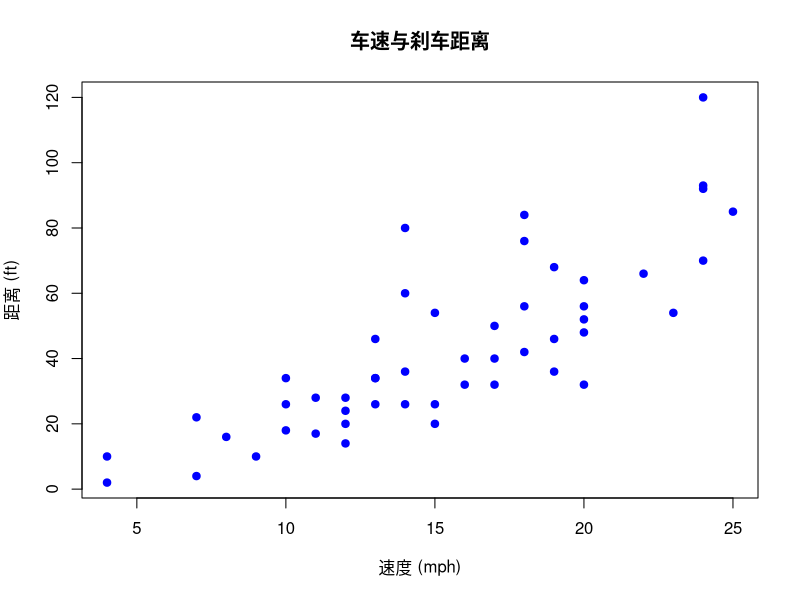
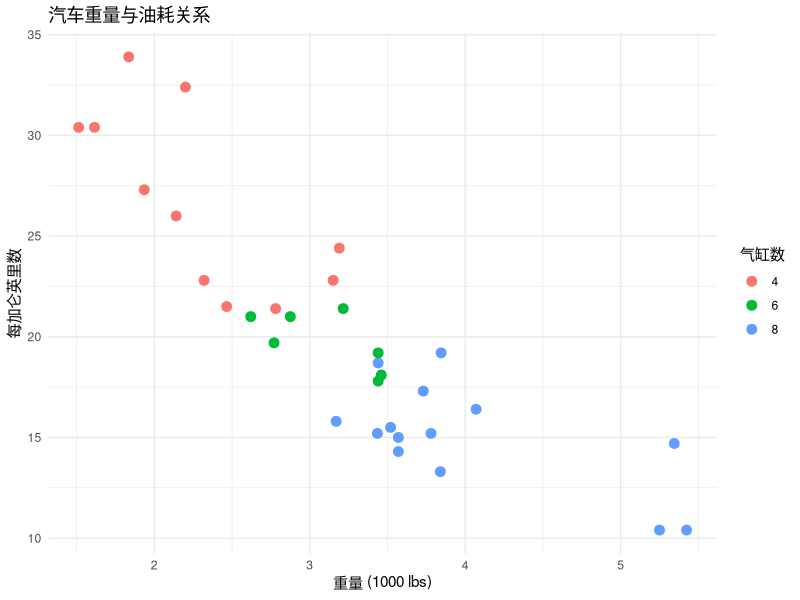
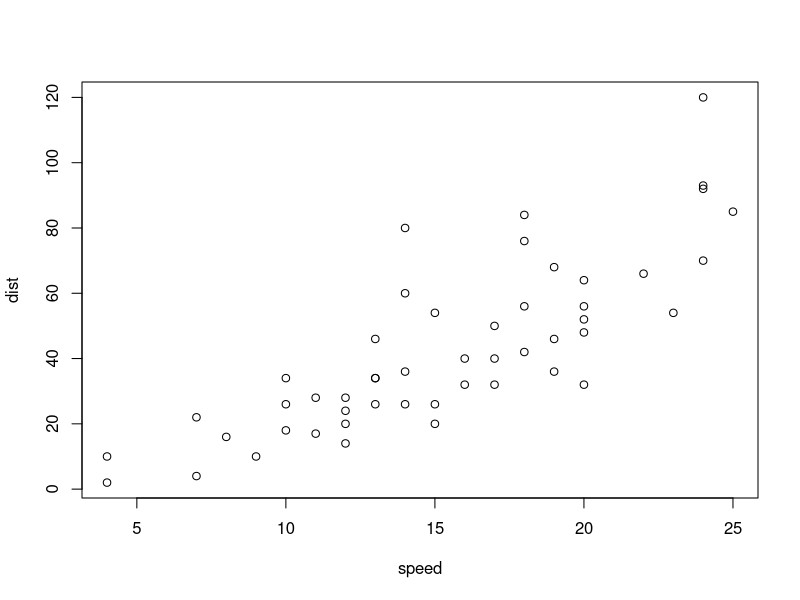

These figures' R source, in order:
## ---- chunk 1
# 这是R代码块
summary(cars)
## ---- chunk 2
summary(cars)
## ---- chunk 3
head(cars, 3)
## ---- chunk 4
plot(cars$speed, cars$dist, 
     main = "车速与刹车距离",
     xlab = "速度 (mph)",
     ylab = "距离 (ft)",
     pch = 19, col = "blue")
## ---- chunk 5
library(ggplot2)

ggplot(mtcars, aes(x = wt, y = mpg, color = factor(cyl))) +
  geom_point(size = 3) +
  labs(title = "汽车重量与油耗关系",
       x = "重量 (1000 lbs)",
       y = "每加仑英里数",
       color = "气缸数") +
  theme_minimal()
## ---- chunk 6
knitr::kable(
  head(mtcars[, 1:5], 5),
  caption = "mtcars数据集前5行",
  align = c('l', 'c', 'c', 'c', 'c')
)
## ---- chunk 7
library(dplyr)
mtcars |> head(3)
## ---- chunk 8
#| label: fig-scatter
#| fig-cap: "车速与刹车距离散点图"

plot(cars)
## ---- chunk 9
#| label: tbl-summary
#| tbl-cap: "描述统计"

knitr::kable(summary(cars))
